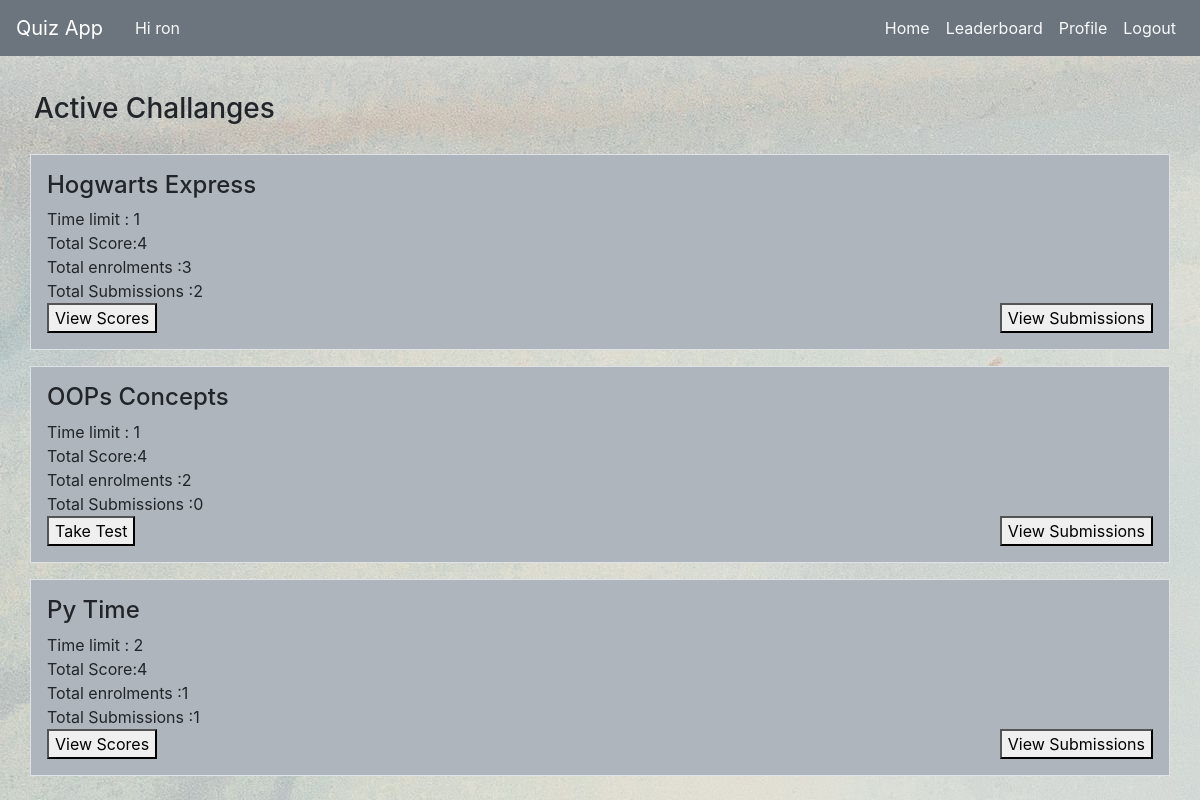
The page / (signed in) on the database its author committed.
### quizapp/models.py (models this page shows)
class User(AbstractUser):
    pass

class Contest(models.Model):
    contestName=models.CharField(max_length=512)
    timelimit = models.IntegerField()
    maxScore = models.IntegerField()
    enrolments = models.ManyToManyField(User,related_name="enrolled",default=None,blank=True)
    subs = models.ManyToManyField(User,related_name="submitted",default=None,blank=True)

### quizapp/views.py (the view)
# urls.py: path("", views.index, name="index"),
def index(request):
    if request.user.is_authenticated:
        cont = Contest.objects.all()
        return render(request , "quizapp/index.html", {
            "contests":cont
        })
    else:
        return HttpResponseRedirect(reverse("login"))

### quizapp/templates/quizapp/index.html (shortened to what this page needs)
{% extends "quizapp/layout.html" %}
{% load static %}
{% block body %}
<div class="container p-1 my-3 "><h3>Active Challanges</h3></div>
{% for i in contests %}
<div class="container  p-3 my-3 border" id="cont">
    <h4>{{ i.contestName }}</h4>
     Time limit : {{ i.timelimit }}<br>
     Total Score:{{ i.maxScore }}<br>
     Total enrolments :{{ i.enrolments.count }}<br>
     Total Submissions :{{ i.subs.count }}<br>
     {% if request.user in i.enrolments.all %}
        {% if request.user in i.subs.all %}
        <button onclick="window.location.href=`/scores/${'{{ i.id }}'}`" value="scores">View Scores</button>
        {% else %}
        <button onclick="enroll('{{ i.id }}')" value="test">Take Test</button>
        {% endif %}
     {% else %}
     <button onclick="enroll('{{ i.id }}')" value="enroll">Enroll</button>
     {% endif %}
    <button onclick="window.location.href=`/leaderboard/${'{{ i.id }}'}`" value="subs" style="float:right;">View Submissions</button>
</div>
{% endfor %}
{% endblock %}

### quizapp/templates/quizapp/layout.html (shortened to what this page needs)
{% load static %}
<!DOCTYPE html>
<html lang="en">
    <head>
        <link rel="stylesheet" href="https://stackpath.bootstrapcdn.com/bootstrap/4.5.2/css/bootstrap.min.css">
        <link href="{% static 'quizapp/styles.css' %}" rel="stylesheet">
    </head>
    <body>
        <nav class="navbar navbar-expand-sm navbar-light bg-secondary">
            <a class="navbar-brand text-white" href="#">Quiz App</a>
            {% if user.is_authenticated %}
            <a class="nav-item nav-link text-light">Hi {{ request.user }}</a>
            {% endif %}
              <div class="collapse navbar-collapse justify-content-end" id="navbarNavAltMarkup">
                <div class="navbar-nav" >
                  {% if user.is_authenticated %}
                  <a class="nav-item nav-link text-light" href="{% url 'index' %}">Home</a>
                  <a class="nav-item nav-link text-light" href="{% url 'leaderboard' 0 %}">Leaderboard</a>
                  <a class="nav-item nav-link text-light" href="{% url 'profile' %}">Profile</a>
                  <a class="nav-item nav-link text-light" href="{% url 'logout' %}">Logout</a>
                  {% else %}
                  <a class="nav-item nav-link text-light" href="{% url 'register' %}">Register</a>
                  <a class="nav-item nav-link text-light" href="{% url 'login' %}">Login</a>
                  {% endif %}
              </div>
            </div>
          </nav>
        <div class="body pt-3">
            {% block body %}
            {% endblock %}
        </div>
    </body>
</html>

### quizapp/static/quizapp/styles.css (style rules this page uses)
body { background-image: url('/static/quizapp/img2.jpg'); }

### quizapp/templates/quizapp/index.html (style rules this page uses)
#cont { background-color: rgb(175, 181, 189); padding-bottom: 2px; }

### rows shown on the page
User: user "ron"
Contest: contestName "Hogwarts Express", timelimit "1", maxScore "4", enrolments.count "3", subs.count "2"
Contest: contestName "OOPs Concepts", timelimit "1", maxScore "4", enrolments.count "2", subs.count "0"
Contest: contestName "Py Time", timelimit "2", maxScore "4", enrolments.count "1", subs.count "1"
